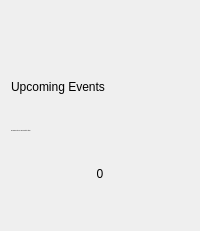
             <widget class="QWidget" name="m_widget_summary_ue" native="true">
              <property name="minimumSize">
               <size>
                <width>190</width>
                <height>231</height>
               </size>
              </property>
              <property name="maximumSize">
               <size>
                <width>16777215</width>
                <height>231</height>
               </size>
              </property>
              <property name="cursor">
               <cursorShape>PointingHandCursor</cursorShape>
              </property>
              <property name="styleSheet">
               <string notr="true">QWidget[objectName=&quot;m_widget_summary_ue&quot;] {
	background: qradialgradient(
			spread: pad,
			cx: 0.5,
			cy: 0.5,
			radius: 1.0,
			fx: 0.5,
			fy: 0.5,
			stop: 0 #2d2d2d,
			stop: 1 #242424
	);
	border: 1px solid;
	border-radius: 20px;
	border-color: qlineargradient(x1:0, y1:0, x2:1, y2:0, stop: 0 rgb(58, 62, 88), stop: 1 rgb(119, 127, 148))
}

QLabel {
	background-color: transparent;
}

QLabel[objectName=&quot;lbl_dashboard_header_4&quot;]{
	font: 14px;
}

QPushButton {
	background-color: transparent;
}

Line {
	background-color: #be8af9;
}</string>
              </property>
              <layout class="QVBoxLayout" name="verticalLayout_3">
               <item>
                <layout class="QHBoxLayout" name="horizontalLayout_6">
                 <item>
                  <spacer name="horizontalSpacer_48">
                   <property name="orientation">
                    <enum>Qt::Horizontal</enum>
                   </property>
                   <property name="sizeHint" stdset="0">
                    <size>
                     <width>40</width>
                     <height>20</height>
                    </size>
                   </property>
                  </spacer>
                 </item>
                 <item>
                  <widget class="QLabel" name="lbl_summary_4_icon">
                   <property name="minimumSize">
                    <size>
                     <width>51</width>
                     <height>51</height>
                    </size>
                   </property>
                   <property name="maximumSize">
                    <size>
                     <width>51</width>
                     <height>51</height>
                    </size>
                   </property>
                   <property name="text">
                    <string/>
                   </property>
                   <property name="pixmap">
                    <pixmap resource="../icons_source.qrc">:/newSource/icons/event.png</pixmap>
                   </property>
                   <property name="scaledContents">
                    <bool>true</bool>
                   </property>
                  </widget>
                 </item>
                 <item>
                  <spacer name="horizontalSpacer_49">
                   <property name="orientation">
                    <enum>Qt::Horizontal</enum>
                   </property>
                   <property name="sizeHint" stdset="0">
                    <size>
                     <width>40</width>
                     <height>20</height>
                    </size>
                   </property>
                  </spacer>
                 </item>
                </layout>
               </item>
               <item>
                <spacer name="verticalSpacer_55">
                 <property name="orientation">
                  <enum>Qt::Vertical</enum>
                 </property>
                 <property name="sizeHint" stdset="0">
                  <size>
                   <width>20</width>
                   <height>40</height>
                  </size>
                 </property>
                </spacer>
               </item>
               <item>
                <widget class="QLabel" name="lbl_dashboard_header_4">
                 <property name="minimumSize">
                  <size>
                   <width>151</width>
                   <height>16</height>
                  </size>
                 </property>
                 <property name="maximumSize">
                  <size>
                   <width>16777215</width>
                   <height>16</height>
                  </size>
                 </property>
                 <property name="text">
                  <string>Upcoming Events</string>
                 </property>
                 <property name="alignment">
                  <set>Qt::AlignLeading|Qt::AlignLeft|Qt::AlignVCenter</set>
                 </property>
                </widget>
               </item>
               <item>
                <spacer name="verticalSpacer_56">
                 <property name="orientation">
                  <enum>Qt::Vertical</enum>
                 </property>
                 <property name="sizeHint" stdset="0">
                  <size>
                   <width>20</width>
                   <height>40</height>
                  </size>
                 </property>
                </spacer>
               </item>
               <item>
                <widget class="QLabel" name="lbl_dashboard_description_4">
                 <property name="minimumSize">
                  <size>
                   <width>151</width>
                   <height>36</height>
                  </size>
                 </property>
                 <property name="maximumSize">
                  <size>
                   <width>16777215</width>
                   <height>36</height>
                  </size>
                 </property>
                 <property name="font">
                  <font>
                   <pointsize>-1</pointsize>
                   <weight>50</weight>
                   <italic>false</italic>
                   <bold>false</bold>
                  </font>
                 </property>
                 <property name="text">
                  <string>Upcoming events you are expected to attend</string>
                 </property>
                 <property name="alignment">
                  <set>Qt::AlignLeading|Qt::AlignLeft|Qt::AlignVCenter</set>
                 </property>
                 <property name="wordWrap">
                  <bool>true</bool>
                 </property>
                </widget>
               </item>
               <item>
                <spacer name="verticalSpacer_57">
                 <property name="orientation">
                  <enum>Qt::Vertical</enum>
                 </property>
                 <property name="sizeHint" stdset="0">
                  <size>
                   <width>20</width>
                   <height>40</height>
                  </size>
                 </property>
                </spacer>
               </item>
               <item>
                <widget class="QLabel" name="lbl_count_upcoming_events">
                 <property name="minimumSize">
                  <size>
                   <width>151</width>
                   <height>16</height>
                  </size>
                 </property>
                 <property name="maximumSize">
                  <size>
                   <width>16777215</width>
                   <height>16</height>
                  </size>
                 </property>
                 <property name="text">
                  <string>0</string>
                 </property>
                 <property name="alignment">
                  <set>Qt::AlignCenter</set>
                 </property>
                </widget>
               </item>
               <item>
                <spacer name="verticalSpacer_58">
                 <property name="orientation">
                  <enum>Qt::Vertical</enum>
                 </property>
                 <property name="sizeHint" stdset="0">
                  <size>
                   <width>20</width>
                   <height>40</height>
                  </size>
                 </property>
                </spacer>
               </item>
               <item>
                <layout class="QHBoxLayout" name="horizontalLayout_65">
                 <item>
                  <spacer name="horizontalSpacer_56">
                   <property name="orientation">
                    <enum>Qt::Horizontal</enum>
                   </property>
                   <property name="sizeHint" stdset="0">
                    <size>
                     <width>40</width>
                     <height>20</height>
                    </size>
                   </property>
                  </spacer>
                 </item>
                 <item>
                  <widget class="QLabel" name="lbl_dashboard_expand_icon_4">
                   <property name="minimumSize">
                    <size>
                     <width>16</width>
                     <height>16</height>
                    </size>
                   </property>
                   <property name="maximumSize">
                    <size>
                     <width>16</width>
                     <height>16</height>
                    </size>
                   </property>
                   <property name="text">
                    <string/>
                   </property>
                   <property name="pixmap">
                    <pixmap resource="../icons_source.qrc">:/newSource/icons/expand_1.png</pixmap>
                   </property>
                   <property name="scaledContents">
                    <bool>true</bool>
                   </property>
                  </widget>
                 </item>
                </layout>
               </item>
              </layout>
             </widget>
